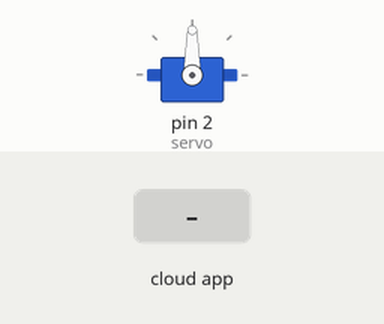
Simulated run of this sketch. Board: Arduino Uno, built with avr-gcc and run on an emulated ATmega328P. Parts: servo. Inputs (shaded band) come from the test bench. The ROS host is connected and sends only what is stated.

Above: at 1.2 s.
1.3 s: the phone or cloud app sets servo to 0
At 2.2 s:
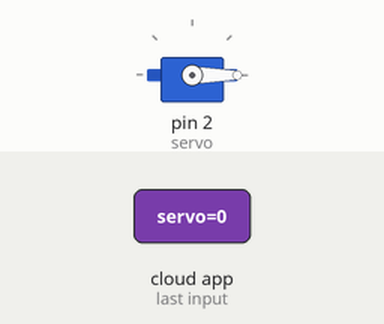
2.8 s: the phone or cloud app sets servo to 45
At 3.6 s:
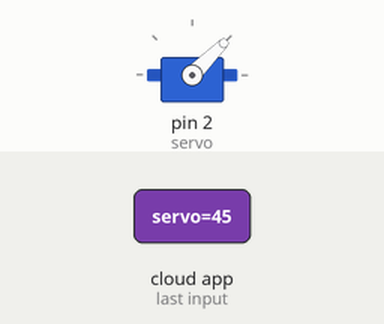
4.3 s: the phone or cloud app sets servo to 180
At 5.5 s:
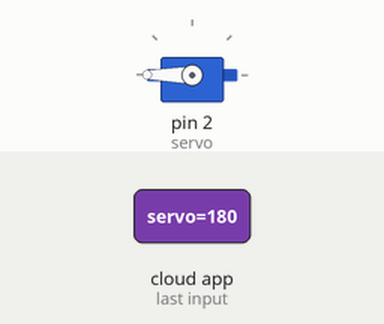
5.8 s: the phone or cloud app sets servo to 90
At 7.0 s:
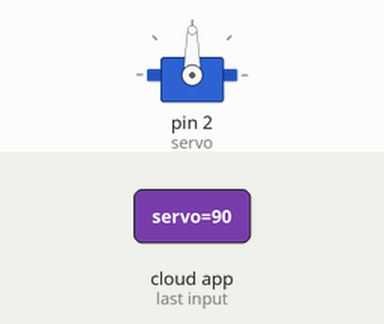
Timing chart, 0 to 8.3 s (numbered marks = the images above; inputs shaded):
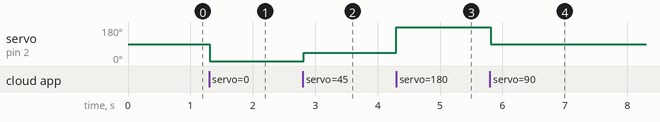

The sketch:

servo.ino
```cpp
#include <Servo.h>
#include <ros.h>
#include <std_msgs/UInt16.h>

ros::NodeHandle  nh;

Servo servo;

void servo_cb( const std_msgs::UInt16& cmd_msg) {
  servo.write(cmd_msg.data); //set servo angle, should be from 0-180
}


ros::Subscriber<std_msgs::UInt16> sub("servo", servo_cb);

void setup() {
  //  pinMode(13, OUTPUT);

  nh.initNode();
  nh.subscribe(sub);

  servo.attach(2); //attach it to pin 9
}

void loop() {
  nh.spinOnce();
  delay(20);
}
```

Measured:
- after the input at 1.3 s, servo on pin 2 (servo): 90° → 0° at once
- after the input at 2.8 s, servo on pin 2 (servo): 0° → 45° at once
- after the input at 4.3 s, servo on pin 2 (servo): 45° → 180° at once
- after the input at 5.8 s, servo on pin 2 (servo): 180° → 90° at once
